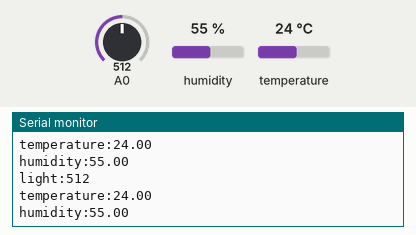
This sketch was run on a simulated Arduino Uno, built with avr-gcc and run on an emulated ATmega328P. Parts: the last lines printed to the serial monitor. Inputs (shaded band) come from the test bench; at power-on: humidity 55 %, A0 = 512, temperature 24 °C.

Above: at 1.8 s.
1.9 s: humidity set to 22 %
At 3.3 s:
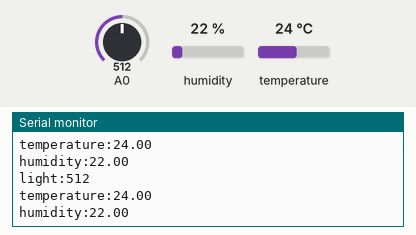
3.4 s: A0 set to 716
At 4.7 s:
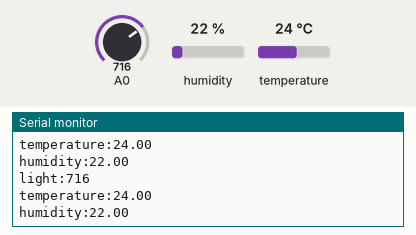
4.9 s: temperature set to 12 °C
At 6.3 s:
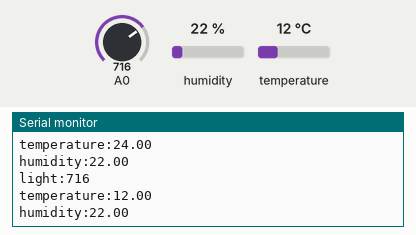
6.4 s: A0 set to 900
At 7.7 s:
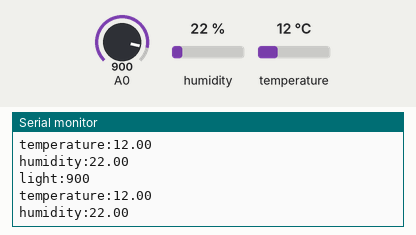
7.9 s: humidity set to 40 %
At 8.5 s:
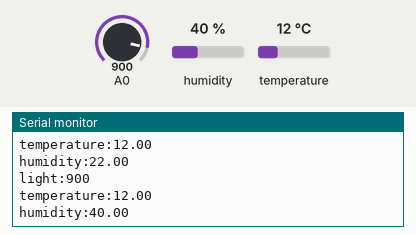
Timing chart, 0 to 10.4 s (numbered marks = the images above; inputs shaded):
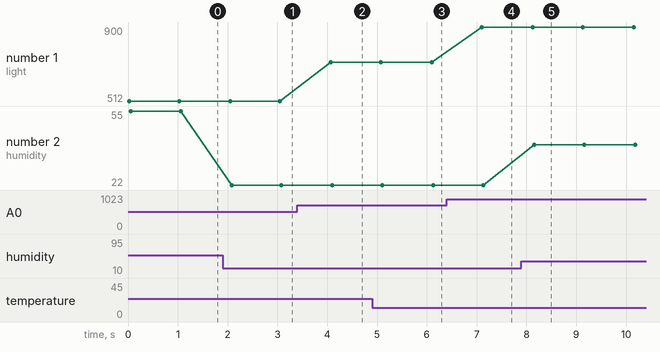

The sketch:

Script.ino
```cpp
#include <DHT.h>
#define DHTPIN 17          // Hier die Pin Nummer eintragen wo der Sensor angeschlossen ist
#define DHTTYPE DHT11

DHT dht(DHTPIN, DHTTYPE);

void setup() {
  Serial.begin(9600);
  dht.begin();
}

void loop() {
  float h = dht.readHumidity();     //Lesen der Luftfeuchtigkeit und speichern in die Variable h
  float t = dht.readTemperature();  //Lesen der Temperatur in °C und speichern in die Variable t

  int light = analogRead(A0);
  Serial.println("light:"+String(light));
  Serial.println("temperature:"+String(t));
  Serial.println("humidity:"+String(h));
  delay(1000);
}
```

Measured:
- after the input at 1.9 s, the serial monitor: prints a new line after 0.18 s (image 1)
- after the input at 3.4 s, the serial monitor: prints a new line after 0.67 s (image 2)
- after the input at 4.9 s, the serial monitor: prints a new line after 1.2 s (image 3)
- after the input at 6.4 s, the serial monitor: prints a new line after 0.70 s (image 4)
- after the input at 7.9 s, the serial monitor: prints a new line after 0.26 s (image 5)
- plotted number 1: 512 → 716 after the input at 3.4 s, 716 → 900 after the input at 6.4 s
- plotted number 2: 55 → 22 after the input at 1.9 s, 22 → 40 after the input at 7.9 s
